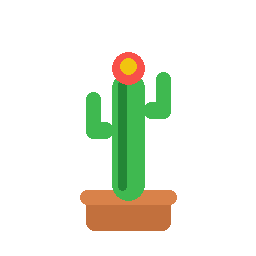
#> input picture __xianrenzhang_icon.png, 256 x 256 px
$ python -i _build_icons_v2.py   (imports and definitions only)
#> lines starting #> are read from the running program, lines starting #| are printed output that depends on the picture
"""统一重建两个图标，消除「只显示 1 秒 / 显示成丑图」的全部根因。

根因总结
--------
1. **浏览器（仙人球）**：正确图案是 `__browser_cactus_preview.png`
   （暗色浏览器圆环 + 圆形带棱仙人球 + 顶部小花）。但
   `__browser_cactus_icon.ico` 里装的却是 `make_cactus_browser_icon.py` 生成的
   另一版（竖棱是「细长椭圆」，看起来像一颗西瓜/丑球），而 `patch_chrome_icon.py`
   把这个丑 ico 写进了 chrome.exe 资源 → 任务栏显示丑图。
2. **控制面板（盆栽仙人掌）**：正确图案是 `__xianrenzhang_icon.png`（清晰盆栽仙人掌）。
   但 ICO 里 6 个 entry 全是 **PNG 压缩**；Windows 任务栏/标题栏只认经典
   32bit **BMP(DIB)** entry，PNG-only 的 ico 在小尺寸下会回退到通用图标 = 空白/坏图。

修复
----
- 所有 entry 写成经典 32-bit BMP(DIB) + 1-bit AND 掩码（Windows 100% 支持）。
- 浏览器 ico 严格从 `__browser_cactus_preview.png` 生成。
- 控制面板 ico 严格从 `__xianrenzhang_icon.png` 生成。
- 尺寸覆盖 Windows 实际使用的 16/20/24/32/40/48/64/96/128/256。
- 发布用新文件名（内容哈希）后拷回旧名，规避 Windows 图标缓存。
"""
import hashlib
import os
import shutil
import struct
import sys

from PIL import Image

BASE = r"D:/软件/XianRenZhangAgent"

# Windows 实际会用的尺寸（含 20/40 这类 Win10/11 常用小尺寸）
SIZES = [16, 20, 24, 32, 40, 48, 64, 96, 128, 256]


def make_dib(img_rgba, size):
    """把 RGBA 图转成经典 32-bit BMP(DIB) icon entry 数据。

    结构: BITMAPINFOHEADER(40B, 高度=2*h) + BGRA 像素(bottom-up) + AND 掩码
    """
    im = img_rgba.convert("RGBA").resize((size, size), Image.LANCZOS)
    px = im.load()

    # BGRA，自下而上
    bgra = bytearray()
    for y in range(size - 1, -1, -1):
        for x in range(size):
            r, g, b, a = px[x, y]
            bgra += bytes((b, g, r, a))

    # 1-bit AND 掩码：每行按 4 字节对齐；alpha==0 → 置 1（透明）
    row_bytes = ((size + 31) // 32) * 4
    mask = bytearray()
    for y in range(size - 1, -1, -1):
        row = bytearray(row_bytes)
        for x in range(size):
            if px[x, y][3] == 0:
                row[x >> 3] |= 0x80 >> (x & 7)
        mask += row

    header = struct.pack(
        "<IiiHHIIiiII",
        40,           # biSize
        size,         # biWidth
        size * 2,     # biHeight（图像+掩码）
        1,            # biPlanes
        32,           # biBitCount
        0,            # biCompression = BI_RGB
        len(bgra),    # biSizeImage
        0, 0, 0, 0,   # 分辨率 / 调色板
    )
    return bytes(header) + bytes(bgra) + bytes(mask)


def write_ico(png_path, out_path, sizes=SIZES):
    """从 PNG 生成经典 BMP-entry 多尺寸 ICO。"""
#> called with png_path = '__xianrenzhang_icon.png', out_path = 'out.png'
    src = Image.open(png_path).convert("RGBA")
#> src is the input picture: PIL image 256x256 RGBA; mean R, G, B, A 18.3, 22.1, 10.4, 37.5
    entries = []
    for s in sizes:
        entries.append((s, make_dib(src, s)))
#> this loop made 10 passes
#> pass 1, in make_dib, `im = img_rgba.convert("RGBA").resize((size, size), Image.LANCZOS)`:
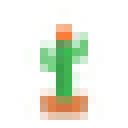
#> im: PIL image 16x16 RGBA (shown 8 times larger); mean R, G, B, A 47.8, 59.2, 23, 38.4; transparent parts drawn white
#> pass 2, in make_dib (call 2), `im = img_rgba.convert("RGBA").resize((size, size), Image.LANCZOS)`:
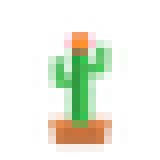
#> im: PIL image 20x20 RGBA (shown 8 times larger); mean R, G, B, A 42.3, 47.3, 22.7, 38; transparent parts drawn white
#> pass 3, in make_dib (call 3), `im = img_rgba.convert("RGBA").resize((size, size), Image.LANCZOS)`:
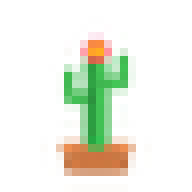
#> im: PIL image 24x24 RGBA (shown 8 times larger); mean R, G, B, A 41.2, 46.8, 19.5, 37.7; transparent parts drawn white
#> after the loop, entries = 10 items

    n = len(entries)
#> n = 10
    header = struct.pack("<HHH", 0, 1, n)   # reserved=0, type=1(icon), count
    dir_tbl = b""
    blobs = b""
    offset = 6 + n * 16
#> offset = 166
    for s, data in entries:
        bw = 0 if s >= 256 else s
        bh = 0 if s >= 256 else s
        dir_tbl += struct.pack("<BBBBHHII", bw, bh, 0, 0, 1, 32, len(data), offset)
        blobs += data
        offset += len(data)
#> this loop made 10 passes
#> (s, bw, bh, offset) on passes 1 to 10: (16, 16, 16, 1294), (20, 20, 20, 3014), (24, 24, 24, 5454), (32, 32, 32, 9718), (40, 40, 40, 16478), (48, 48, 48, 26118), (64, 64, 64, 43054), (96, 96, 96, 81110), (128, 128, 128, 148734), (256, 0, 0, 419110)
#> after the loop, offset = 419110

    raw = header + dir_tbl + blobs
    with open(out_path, "wb") as f:
        f.write(raw)
    return raw, [s for s, _ in entries]


# [50 lines left out: functions cache_bust, main, not called in this run]


# [2 lines not run here, left out]

>>> result = write_ico('__xianrenzhang_icon.png', 'out.png')
